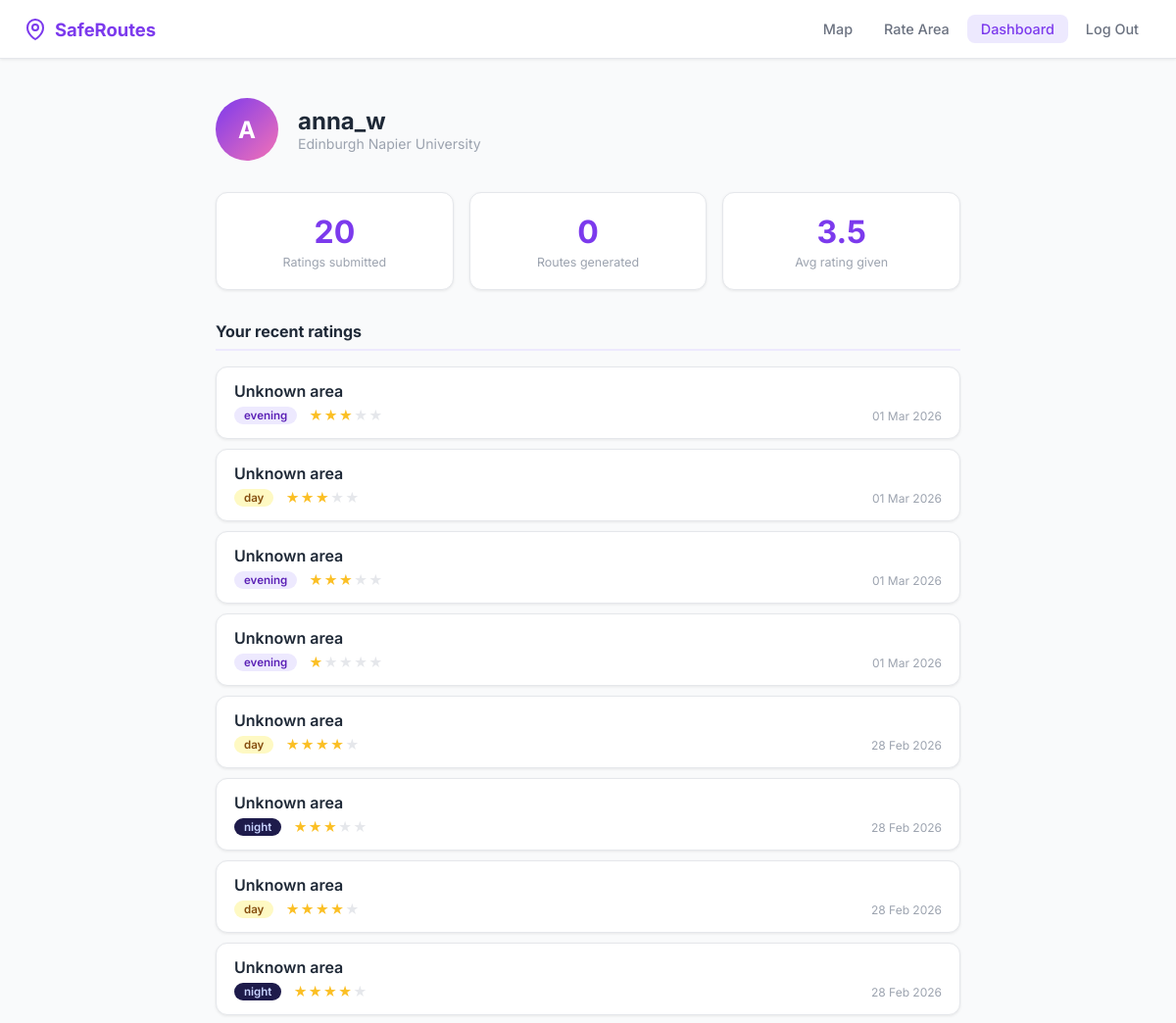
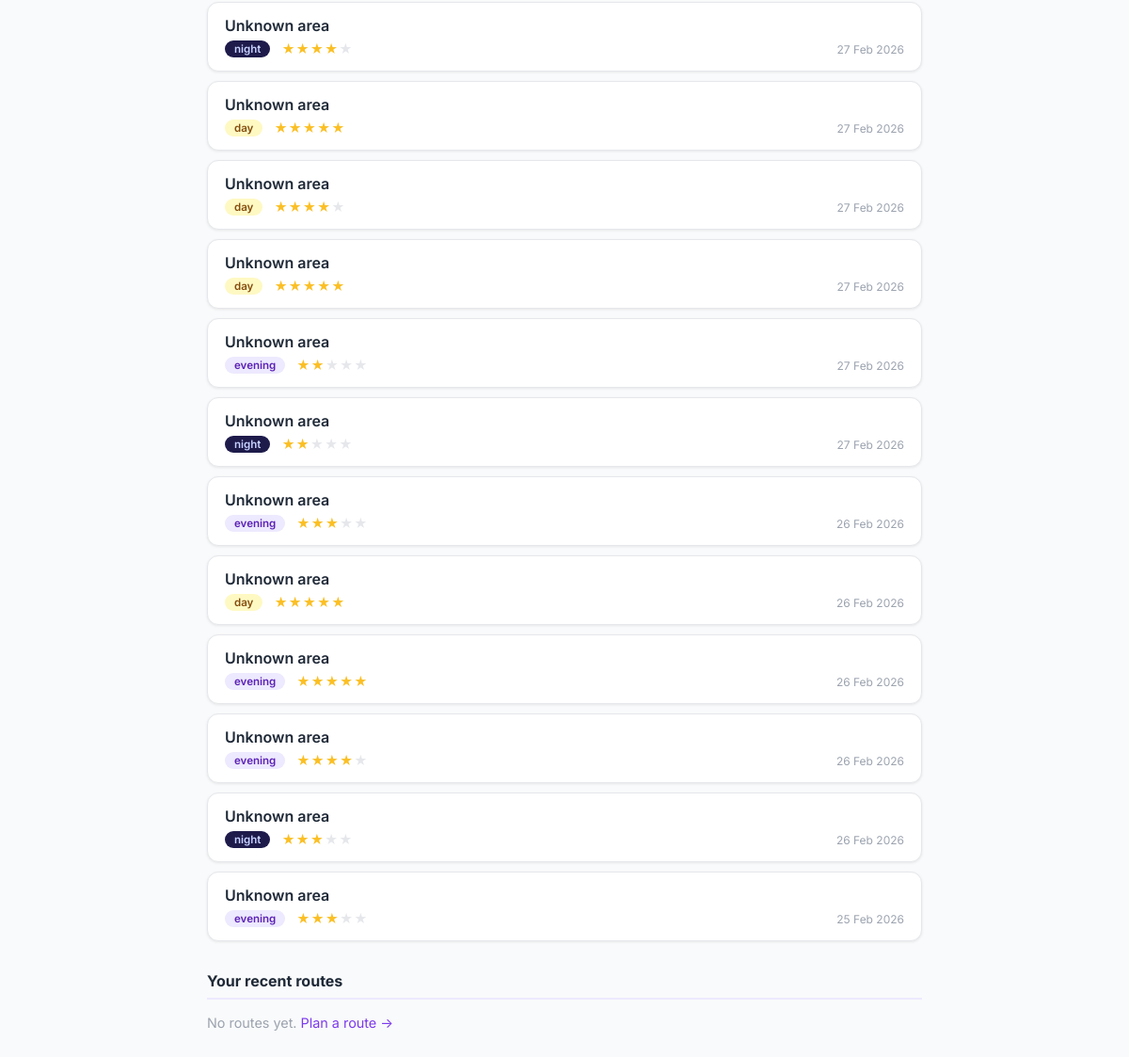
The page /dashboard (signed in) on the database its author committed (2 pictures, top to bottom).
### models/database.py (models this page shows, shortened)
class User(UserMixin, db.Model):
    __tablename__ = "users"
    id            = db.Column(db.Integer, primary_key=True)
    username      = db.Column(db.String(64),  unique=True, nullable=False)
    email         = db.Column(db.String(120), unique=True, nullable=False)
    password_hash = db.Column(db.String(256), nullable=False)
    university    = db.Column(db.String(128), default="University of Edinburgh")
    created_at    = db.Column(db.DateTime,    default=datetime.utcnow)
    ratings = db.relationship("SafetyRating", backref="user", lazy=True)
    routes  = db.relationship("Route",         backref="user", lazy=True)

class SafetyRating(db.Model):
    __tablename__ = "safety_ratings"
    id          = db.Column(db.Integer,  primary_key=True)
    user_id     = db.Column(db.Integer,  db.ForeignKey("users.id"), nullable=False)
    latitude    = db.Column(db.Float,    nullable=False)
    longitude   = db.Column(db.Float,    nullable=False)
    street_name = db.Column(db.String(128))
    safety_score = db.Column(db.Integer, nullable=False)   # 1–5
    time_of_day = db.Column(db.String(16), default="day")  # day/evening/night
    comment     = db.Column(db.Text,     nullable=True)
    created_at  = db.Column(db.DateTime, default=datetime.utcnow)

### app.py (the view)
@app.route("/dashboard")
@login_required
def dashboard():
    user_ratings = (SafetyRating.query
                    .filter_by(user_id=current_user.id)
                    .order_by(SafetyRating.created_at.desc())
                    .limit(20)
                    .all())
    user_routes = (Route.query
                   .filter_by(user_id=current_user.id)
                   .order_by(Route.created_at.desc())
                   .limit(10)
                   .all())
    return render_template("dashboard.html",
                           ratings=user_ratings,
                           routes=user_routes)

### app.py (called while the page is built)
@login_manager.user_loader
def load_user(user_id: str) -> User:
    return User.query.get(int(user_id))

### templates/dashboard.html (shortened to what this page needs)
{% extends "base.html" %}
{% block content %}
<div class="dashboard-page">
  <div class="dashboard-container">
    <div class="dashboard-header">
      <div class="avatar">{{ current_user.username[0].upper() }}</div>
      <div>
        <h1 class="dashboard-name">{{ current_user.username }}</h1>
        <p class="dashboard-uni">{{ current_user.university }}</p>
      </div>
    </div>
    <div class="stats-row">
      <div class="stat-card">
        <div class="stat-number">{{ ratings|length }}</div>
        <div class="stat-label">Ratings submitted</div>
      </div>
      <div class="stat-card">
        <div class="stat-number">{{ routes|length }}</div>
        <div class="stat-label">Routes generated</div>
      </div>
      {% if ratings %}
      <div class="stat-card">
        <div class="stat-number">
          {{ "%.1f"|format(ratings|map(attribute='safety_score')|list|sum / ratings|length) }}
        </div>
        <div class="stat-label">Avg rating given</div>
      </div>
      {% endif %}
    </div>
    <section class="dashboard-section">
      <h2 class="section-title">Your recent ratings</h2>
      {% if ratings %}
        <div class="ratings-list">
          {% for r in ratings %}
          <div class="rating-item">
            <div class="rating-area">{{ r.area_name or "Unknown area" }}</div>
            <div class="rating-meta">
              <span class="badge badge-{{ r.time_of_day }}">{{ r.time_of_day }}</span>
              <div class="mini-stars">
                {% for i in range(1, 6) %}
                  <span class="mini-star {% if i <= r.safety_score %}filled{% endif %}">★</span>
                {% endfor %}
              </div>
              <span class="rating-date">{{ r.created_at.strftime('%d %b %Y') }}</span>
            </div>
          </div>
          {% endfor %}
        </div>
      {% else %}
        <p class="empty-state">
          You haven't submitted any ratings yet.
          <a href="{{ url_for('rate') }}">Rate an area →</a>
        </p>
      {% endif %}
    </section>
    <section class="dashboard-section">
      <h2 class="section-title">Your recent routes</h2>
      {% if routes %}
        <div class="routes-list">
          {% for route in routes %}
          <div class="route-item">
            <div class="route-algo-badge">{{ route.algorithm or 'A*' }}</div>
            <div class="route-detail">
              <div>
                <span class="route-stat-val">{{ "%.2f"|format(route.distance_km or 0) }}</span>
                <span class="route-stat-unit">km</span>
              </div>
              <div>
                <span class="route-stat-val">{{ "%.0f"|format((route.distance_km or 0) / 0.08) }}</span>
                <span class="route-stat-unit">min</span>
              </div>
              <div>
                <span class="route-stat-val">{{ "%.1f"|format((route.safety_score or 0) * 10) }}</span>
                <span class="route-stat-unit">/10 safety</span>
              </div>
            </div>
            <span class="rating-date">{{ route.created_at.strftime('%d %b %Y, %H:%M') }}</span>
          </div>
          {% endfor %}
        </div>
      {% else %}
        <p class="empty-state">
          No routes yet. <a href="{{ url_for('index') }}">Plan a route →</a>
        </p>
      {% endif %}
    </section>
  </div>
</div>
{% endblock %}

### static/css/style.css (style rules this page uses)
:root { --purple: #7C3AED; --purple-dk: #5B21B6; --purple-lt: #EDE9FE; --lavender: #C4B5FD; --pink: #F472B6; --white: #FFFFFF; --gray-50: #F9FAFB; --gray-100: #F3F4F6; --gray-200: #E5E7EB; --gray-400: #9CA3AF; --gray-600: #6B7280; --gray-800: #1F2937; --green: #22C55E; --yellow: #EAB308; --red: #EF4444; --radius: 12px; --shadow-sm: 0 1px 3px rgba(0,0,0,.08); --shadow-md: 0 4px 16px rgba(124,58,237,.12); --shadow-lg: 0 8px 32px rgba(124,58,237,.18); --nav-h: 60px; --panel-w: 360px; --font: 'Inter', -apple-system, sans-serif; }
*, *::before, *::after { box-sizing: border-box; margin: 0; padding: 0; }
html, body { height: 100%; font-family: var(--font); color: var(--gray-800); background: var(--gray-50); }
a { color: var(--purple); text-decoration: none; }
.dashboard-page { padding-top: var(--nav-h); background: var(--gray-50); min-height: 100vh; }
.dashboard-container { max-width: 800px; margin: 0 auto; padding: 40px 20px; }
.dashboard-header { display: flex; align-items: center; gap: 20px; margin-bottom: 32px; }
.avatar { width: 64px; height: 64px; border-radius: 50%; background: linear-gradient(135deg, var(--purple), var(--pink)); display: flex; align-items: center; justify-content: center; font-size: 1.5rem; font-weight: 700; color: var(--white); flex-shrink: 0; }
.dashboard-name { font-size: 1.5rem; font-weight: 700; }
.dashboard-uni { font-size: 0.88rem; color: var(--gray-400); }
.stats-row { display: flex; gap: 16px; margin-bottom: 32px; flex-wrap: wrap; }
.stat-card { flex: 1; min-width: 120px; background: var(--white); border-radius: var(--radius); padding: 20px; text-align: center; box-shadow: var(--shadow-sm); border: 1px solid var(--gray-200); }
.stat-number { font-size: 2rem; font-weight: 700; color: var(--purple); }
.stat-label { font-size: 0.78rem; color: var(--gray-400); margin-top: 4px; }
.dashboard-section { margin-bottom: 32px; }
.section-title { font-size: 1rem; font-weight: 700; margin-bottom: 16px; padding-bottom: 8px; border-bottom: 2px solid var(--purple-lt); }
.ratings-list { display: flex; flex-direction: column; gap: 10px; }
.rating-item { background: var(--white); border-radius: var(--radius); padding: 14px 18px; border: 1px solid var(--gray-200); box-shadow: var(--shadow-sm); }
.rating-area { font-weight: 600; margin-bottom: 6px; }
.rating-meta { display: flex; align-items: center; gap: 12px; flex-wrap: wrap; }
.badge { padding: 2px 10px; border-radius: 20px; font-size: 0.72rem; font-weight: 600; }
.badge-day { background: #FEF9C3; color: #854D0E; }
.badge-evening { background: #EDE9FE; color: #5B21B6; }
.badge-night { background: #1E1B4B; color: #C7D2FE; }
.mini-stars { display: flex; gap: 1px; }
.mini-star { font-size: 0.85rem; color: var(--gray-200); }
.mini-star.filled { color: #FBBF24; }
.rating-date { font-size: 0.75rem; color: var(--gray-400); margin-left: auto; }
.empty-state { color: var(--gray-400); font-size: 0.9rem; }

### rows shown on the page
User: username "A", username "anna_w", university "Edinburgh Napier University", area_name "Unknown area", time_of_day "day", created_at "28 Feb 2026"
SafetyRating: area_name "Unknown area", time_of_day "night", created_at "27 Feb 2026"
SafetyRating: area_name "Unknown area", time_of_day "evening", created_at "26 Feb 2026"
SafetyRating: area_name "Unknown area", time_of_day "night", created_at "26 Feb 2026"

### other values the page prints
{{ ratings|length }} "20"
{{ routes|length }} "0"
{{ r.area_name or "Unknown area" }} "Unknown area" "Unknown area" "Unknown area" "Unknown area" "Unknown area" "Unknown area" "Unknown area" "Unknown area" "Unknown area" "Unknown area" "Unknown area" "Unknown area"
{{ r.time_of_day }} "evening" "day" "evening" "evening" "night" "night" "day" "day" "day" "evening" "day" "evening"
{{ r.created_at.strftime('%d %b %Y') }} "01 Mar 2026" "01 Mar 2026" "01 Mar 2026" "01 Mar 2026" "28 Feb 2026" "28 Feb 2026" "27 Feb 2026" "27 Feb 2026" "27 Feb 2026" "27 Feb 2026" "26 Feb 2026" "25 Feb 2026"
